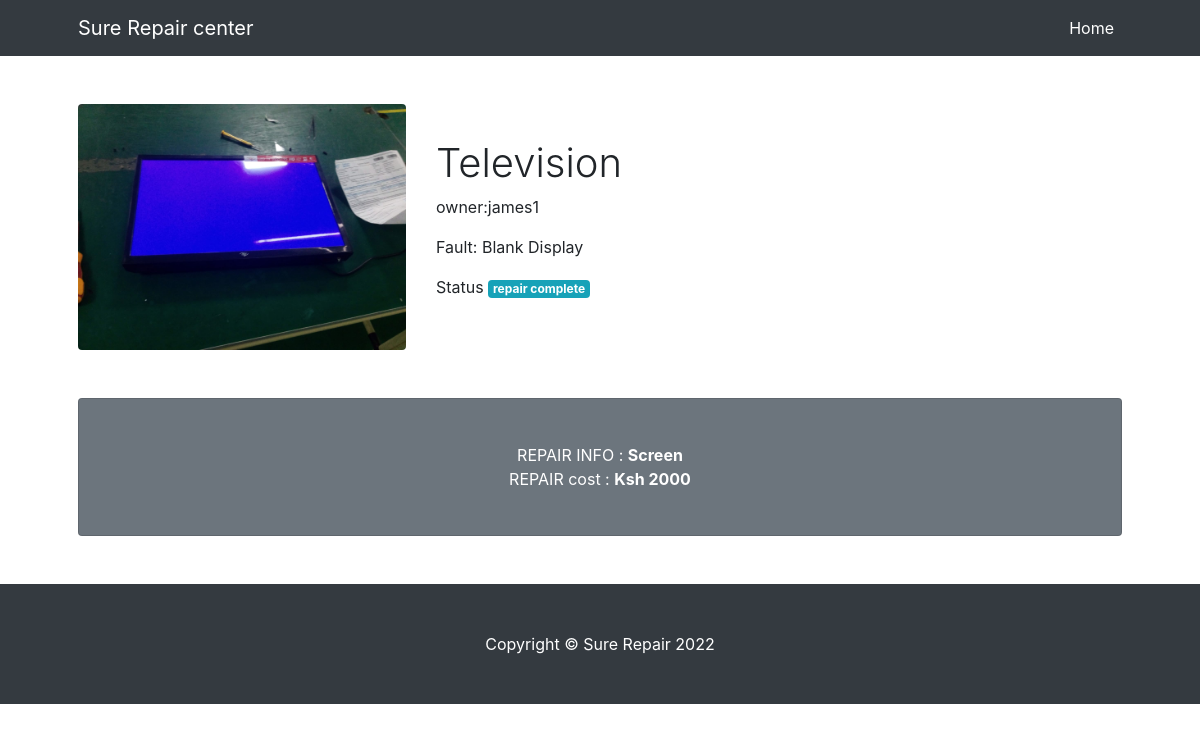
Page /view_device/czf8Xij0mBcdEFOL9w2ymlFh98Ny85eG (signed in) on the committed database.
### app/models.py (models this page shows, shortened)
class Device(db.Model):
    id=db.Column(db.Integer,primary_key=True)
    name=db.Column(db.String(255))
    model=db.Column(db.String(100))
    fault=db.Column(db.String(255))
    device_key=db.Column(db.String(255))
    user_id=db.Column(db.Integer,db.ForeignKey('user.id'))
    repair_price=db.Column(db.Integer())
    status=db.Column(db.String(100),default='booked')
    tech_resolution=db.Column(db.String(255),default='none')
    device_image=db.Column(db.String(255))

class User(db.Model,UserMixin):
    id = db.Column(db.Integer, primary_key=True)
    username = db.Column(db.String(64), index=True, unique=True)
    email = db.Column(db.String(120), index=True, unique=True)
    password = db.Column(db.String(128))
    is_admin=db.Column(db.Boolean())
    is_technician=db.Column(db.Boolean())
    user_key=db.Column(db.String(255))
    type=db.Column(db.String(55),default='normal')
    phone=db.Column(db.Integer)
    devices=db.relationship('Device',backref='user',lazy='dynamic')

### app/routes.py (the view)
@app.route('/view_device/<dvk>',methods=['GET','POST'])
@login_required
def view_device(dvk):
    device=Device.query.filter_by(device_key=dvk).first()
    device_image = url_for('static', filename='deviceimg/' + device.device_image)
    return render_template('view_device.html',device=device, device_image=device_image)

### app/models.py (called while the page is built)
@loginmanager.user_loader
def load_user(id):
    return User.query.get(int(id))

### app/templates/view_device.html (shortened to what this page needs)
<!DOCTYPE html>
<html lang="en">
    <head>
        <link href="{{url_for('static',filename='css/styles.css')}}" rel="stylesheet" />
        <link rel="stylesheet" href="https://cdn.jsdelivr.net/npm/bootstrap@4.0.0/dist/css/bootstrap.min.css">
    </head>
    <body>
        <nav class="navbar navbar-expand-lg navbar-dark bg-dark">
            <div class="container px-5">
                <a class="navbar-brand" href="#!">Sure Repair center</a>
                <div class="collapse navbar-collapse" id="navbarSupportedContent">
                    <ul class="navbar-nav ms-auto mb-2 mb-lg-0">
                        <li class="nav-item"><a class="nav-link active" aria-current="page" href="{{url_for('index')}}">Home</a></li>
                    </ul>
                </div>
            </div>
        </nav>
        <div class="container px-4 px-lg-5">
            <div class="row gx-4 gx-lg-5 align-items-center my-5">
                <div class="col-lg-4"><img class="img-fluid rounded mb-4 mb-lg-0" src="{{device_image}}" alt="..." /></div>
                <div class="col-lg-5">
                    <h1 class="font-weight-light">{{device.name}}</h1>
                    <p>owner:{{device.user.username}}</p>
                    <p>Fault: {{device.fault}}</p>
                  <p>Status <span class="badge badge-info">{{device.status}}</span><p></p>
                </div>
            </div>
            <div class="card text-white bg-secondary my-5 py-4 text-center">
                <div class="card-body"><p class="text-white m-0">REPAIR INFO : <b>{{device.tech_resolution}}</b></p>
                    <p class="text-white m-0">REPAIR cost : <b>Ksh {{device.repair_price}}</b></p>
                </div>
            </div>
        </div>
        <footer class="py-5 bg-dark">
            <div class="container px-4 px-lg-5"><p class="m-0 text-center text-white">Copyright &copy; Sure Repair 2022</p></div>
        </footer>
    </body>
</html>

### rows in the picture
Device: name "Television", fault "Blank Display", status "repair complete", tech_resolution "Screen", repair_price "2000"
User: user.username "james1"
